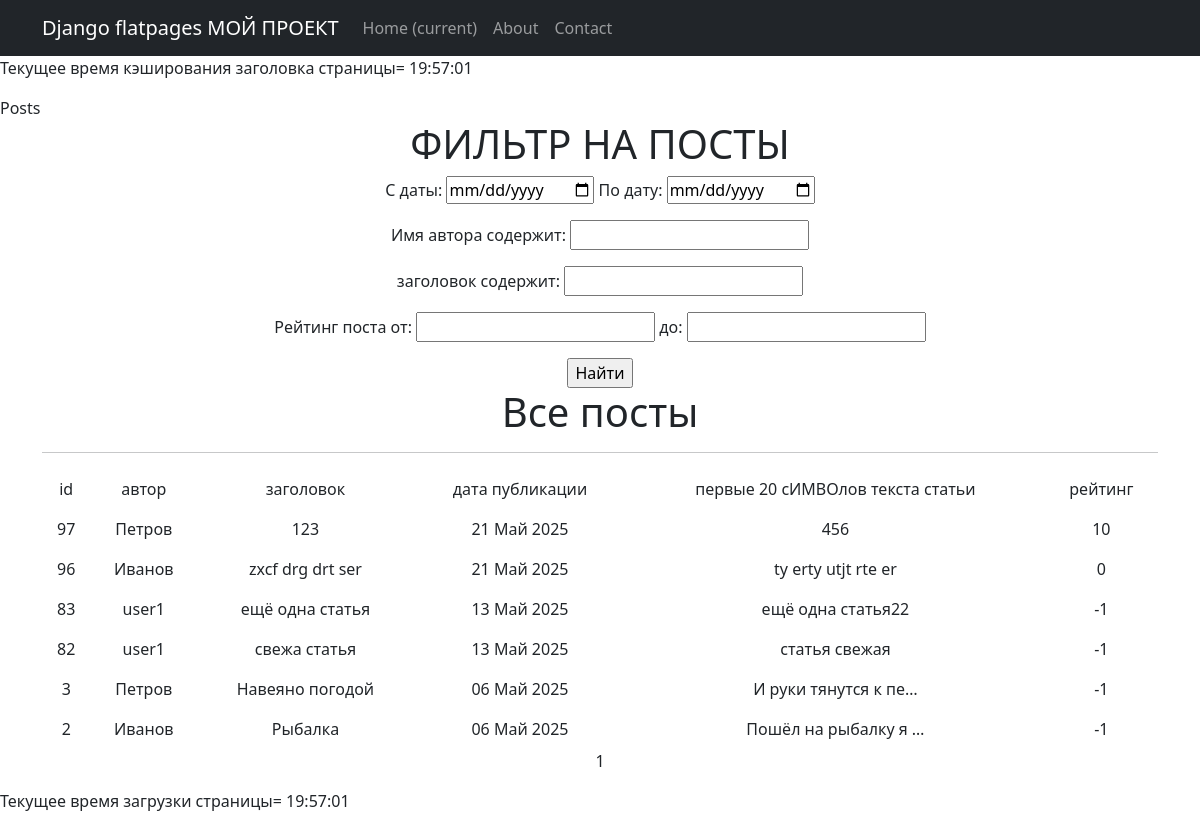
Screenshot of /articles/search/ with the database file from the repository.
### news/models.py (models this page shows, shortened)
class Post(models.Model):
    txt = 't'
    news = 'n'
    TIPS = [(txt, 'Статья'),(news, 'Новость'),]
    categorys = models.ManyToManyField(Category, through = 'PostCategory')
    author = models.ForeignKey(Author, on_delete=models.CASCADE, related_name='author_post')
    tip = models.CharField(max_length=1,choices=TIPS,default=txt)
    time_in = models.DateTimeField(auto_now_add=True)
    zagolov = models.CharField(max_length=100, default='')
    text = models.TextField()
    raiting = models.IntegerField(default=0)
    likes = models.IntegerField(default=0)
    dislikes = models.IntegerField(default=0)
    comments = models.ManyToManyField(User, through = 'Comment')

class Author(models.Model):
   user = models.OneToOneField(User, on_delete=models.CASCADE)
   raiting = models.IntegerField(default=0)
   kolzap = models.IntegerField(default=0)
   timezap = models.DateTimeField(auto_now_add=True)
   def __str__(self):
       return self.user.username

### news/views.py (the view)
class ArtListSearch(PostsListSearch):  # наследуется всё что можно из первого варианта
    def get_queryset(self):
        queryset = super().get_queryset().filter(tip='t').order_by('-time_in')
        self.filterset = PostFilter(self.request.GET, queryset)
        return self.filterset.qs

### news/templatetags/custom_filters.py (called while the page is built)
@register.filter
def censor(text):
    zaprety = set(z.zapret.lower() for z in Zapret.objects.all())
    znaki='.,+-*/|\!?:; '
    rez=[text]
    for pr in range(len(znaki)):
        zn=znaki[pr]
        rz = []
        for text in rez:
            words = text.split(zn)
            k = 0
            for word in words:
                if k > 0: rz.append(zn)
                rz.append(word)
                k += 1
        rez=rz;rz=[]
    words = rez
    for word in words:
        if word.lower() in zaprety:
            rz.append(word[0] + '*' * (len(word)-1))
        else:
            rz.append(word)
    text = ''.join(rz)
    return text

### news/templatetags/custom_tags.py (called while the page is built)
@register.simple_tag()
def current_time(format_string='%b %d %Y'):
   return datetime.utcnow().strftime(format_string)

### news/views.py (called while the page is built)
    def get_queryset(self):
        queryset = super().get_queryset().order_by('-time_in')
        self.filterset = PostFilter(self.request.GET, queryset)
        return self.filterset.qs

    def get_context_data(self, **kwargs):
        context = super().get_context_data(**kwargs)
        context['filterset'] = self.filterset
        query_params = self.request.GET.copy()
        if 'page' in query_params:
            query_params.pop('page')
        context['filter_query'] = query_params.urlencode()
        return context

### templates/post_list_search.html (shortened to what this page needs)
{% extends 'flatpages/default.html' %}
{% load custom_filters %}
{% load custom_tags %}
{% block title %}
Posts
{% endblock title %}
{% block content %}
    <h1>ФИЛЬТР НА ПОСТЫ</h1>
   <form action="" method="get"  >
  <div>
    {% for field in filterset.form %}
      {% if field.name != 'time_in__gt' and field.name != 'time_in__lt' and field.name != 'raiting__gt' and field.name != 'raiting__lt' %}
        <p>
          {{ field.label_tag }} {{ field }}
        </p>
      {% endif %}
      {% if field.name == 'time_in__gt'  %}
        <p>
            {{ filterset.form.time_in__gt.label_tag }} {{ filterset.form.time_in__gt }}
            {{ filterset.form.time_in__lt.label_tag }} {{ filterset.form.time_in__lt }}
        </p>
      {% endif %}
      {% if field.name == 'raiting__gt'  %}
        <p>
            {{ filterset.form.raiting__gt.label_tag }} {{ filterset.form.raiting__gt }}
            {{ filterset.form.raiting__lt.label_tag }} {{ filterset.form.raiting__lt }}
        </p>
      {% endif %}
    {% endfor %}
  </div>
       <input type="submit" value="Найти" />
   </form>
   <h1>Все посты</h1>
   <hr>
   {% if posts %}
       <table>
           <tr>
               <td>id</td>
               <td>автор</td>
               <td>заголовок</td>
               <td>дата публикации </td>
               <td> первые 20 сИМВОлов текста статьи</td>
               <td>рейтинг</td>
           </tr>
           {% for post in posts %}
           <tr>
               <td>{{ post.id }}</td>
               <td>{{ post.author }}</td>
               <td>{{ post.zagolov|censor }}</td>
               <td>{{ post.time_in|date:'d M Y'  }}</td>
               <td>{{ post.text|censor|truncatechars:20 }}</td>
               <td>{{ post.raiting}}</td>
           </tr>
           {% endfor %}
       </table>
   {% else %}
       <h2>Постов нет!</h2>
   {% endif %}
   {{ page_obj.number }}
{% endblock content %}

### templates/flatpages/default.html (style rules this page uses)
table { border-collapse: collapse; width: 100%; }
td { padding: 8px; border: 1px solid #ddd; }

### rows the page displays
Post: id "97", author "Петров", zagolov|censor "123", time_in "21 Май 2025", text|censor "456", raiting "10"
Post: id "96", author "Иванов", zagolov|censor "zxcf drg drt ser", time_in "21 Май 2025", text|censor "ty erty utjt rte er", raiting "0"
Post: id "83", author "user1", zagolov|censor "ещё одна статья", time_in "13 Май 2025", text|censor "ещё одна статья22", raiting "-1"
Post: id "82", author "user1", zagolov|censor "свежа статья", time_in "13 Май 2025", text|censor "статья свежая", raiting "-1"
Post: id "3", author "Петров", zagolov|censor "Навеяно погодой", time_in "06 Май 2025", text|censor "И руки тянутся к пе…", raiting "-1"
Post: id "2", author "Иванов", zagolov|censor "Рыбалка", time_in "06 Май 2025", text|censor "Пошёл на рыбалку я …", raiting "-1"

### other values shown
{{ filterset.form.time_in__gt.label_tag }} "С даты:"
{{ filterset.form.time_in__lt.label_tag }} "По дату:"
{{ field.label_tag }} "Имя автора содержит:" "заголовок содержит:"
{{ filterset.form.raiting__gt.label_tag }} "Рейтинг поста от:"
{{ filterset.form.raiting__lt.label_tag }} "до:"
{{ page_obj.number }} "1"
